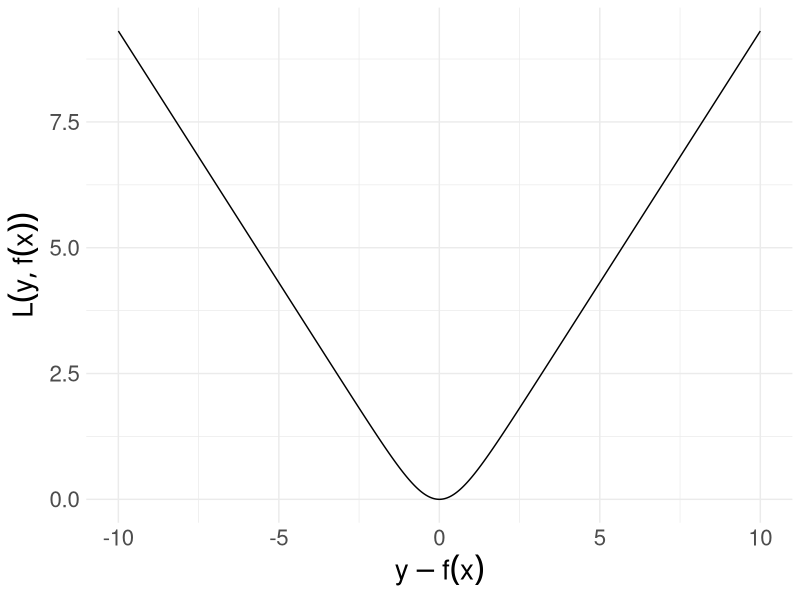
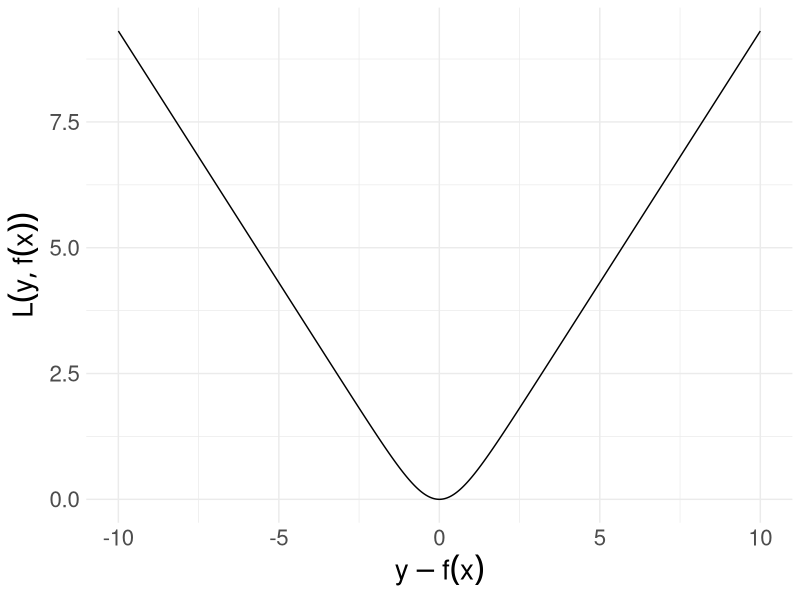

Generate these figures, in order, with R:
# ------------------------------------------------------------------------------
# FIG: LOG-COSH LOSS
# ------------------------------------------------------------------------------

library(ggplot2)

# DATA -------------------------------------------------------------------------

logcosh <- function(res) log(cosh(res))

x <- seq(-10L, 10L, length.out = 800L)
y <- logcosh(x)

# PLOTS ------------------------------------------------------------------------

p <- ggplot(data.frame(x, y), aes(x = x, y = y)) +
  geom_line() +
  theme_minimal() +
  xlab(expression(y-f(x))) + 
  ylab(expression(L(y, f(x)))) + 
  theme(text = element_text(size = 20L))
p
ggsave("../figure/loss_logcosh.png", p, width = 6L, height = 3L)
